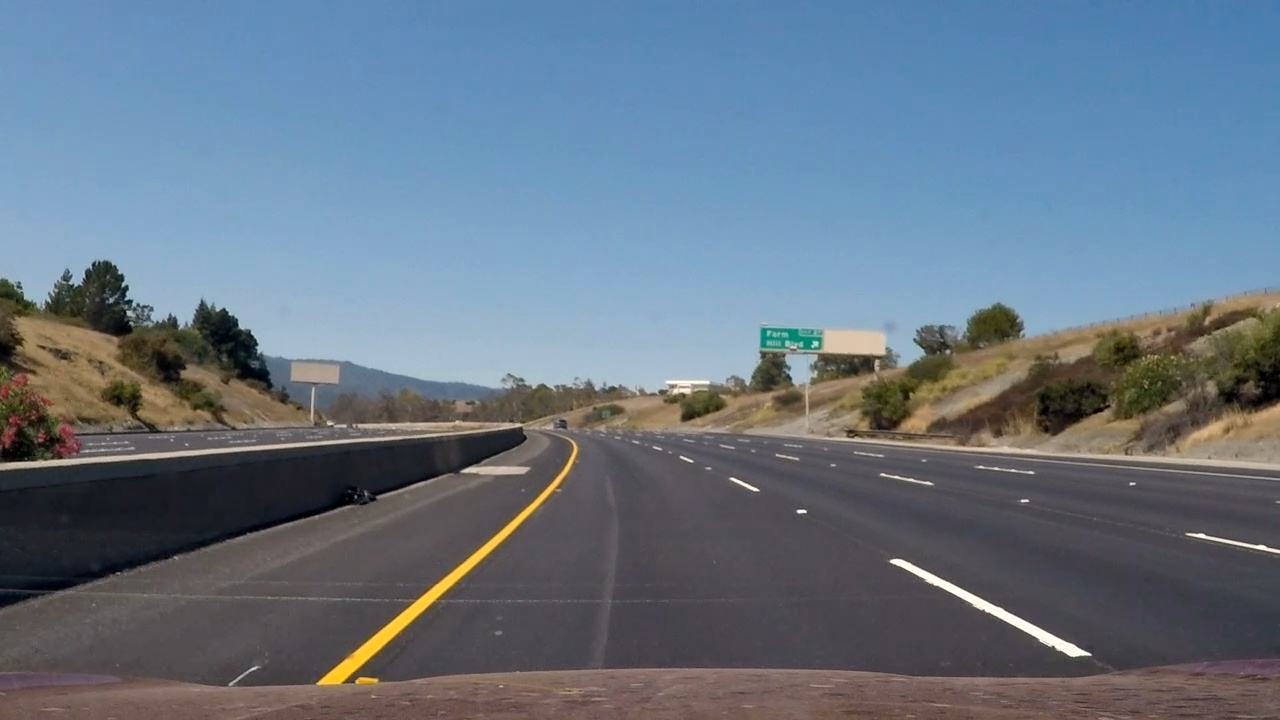
#> input picture test_images/prj_video_frame1.jpg, 1280 x 720 px
$ python -i flib.py   (imports and definitions only)   (older library calls are emulated)
#> lines starting #> are read from the running program, lines starting #| are printed output that depends on the picture
# General system level packages
import sys
import os
import time
import glob
# For numerical and image processing
import numpy as np
import cv2
# For plotting
import matplotlib.pyplot as plt
import matplotlib.image as mpimg
# For image processing
from skimage.feature import hog
from scipy.ndimage.measurements import label
# For machine learning tasks such as standardization, splitting and linear SVM classification
from sklearn.preprocessing import StandardScaler
from sklearn.model_selection import train_test_split
from sklearn.svm import LinearSVC
# For processing video files
from moviepy.editor import VideoFileClip


# [9 lines left out: function draw_boxes, not called in this run]


def color_hist(img, nbins=32):
    # Computes the histogram of each color channel, concatenate them together and
    # return the data as features for classifier
    # Inputs: image and number of bins for the histogram

    # Compute the histogram of the color channels separately
    channel1_hist = np.histogram(img[:,:,0], bins=nbins)
    channel2_hist = np.histogram(img[:,:,1], bins=nbins)
    channel3_hist = np.histogram(img[:,:,2], bins=nbins)

    # Concatenate the histograms into a single feature vector
    hist_features = np.concatenate((channel1_hist[0], channel2_hist[0], channel3_hist[0]))

    # Histogram function returns a tuple of two arrays.
    # first element contains the counts in each of the bins
    # second element contains the bin edges (it is one element longer than first one)
    # Generate bin centers - we can prefer to use any channel
    bin_edges = channel1_hist[1]
    bin_centers = (bin_edges[1:] + bin_edges[0:len(bin_edges)-1])/2

    # Return the individual histograms, bin_centers and feature vector
    return hist_features, bin_centers, channel1_hist, channel2_hist, channel3_hist


def bin_spatial(img, size=(32, 32)):
    # Spatial binning of the image to do downsampling
    # Inputs: image and desired size
    # Output: Binned image features
    features = cv2.resize(img, size, interpolation=cv2.INTER_NEAREST).ravel()
    # Return the feature vector
    return features


def get_hog_features(img, orient, pix_per_cell, cell_per_block, vis=False, feature_vec=True):
    # Function that return HOG features
    # HOG is robust to variations in shape while keeping the signature distinct enough
    # It computes the gradient of the image and creates histograms based on the cells defined
    # Histograms are constructed based on the weighted count of gradient directions in each cell
    # Here weight is the magnitude of the gradient

    # The scikit-image hog() function takes in a single color channel or grayscaled image as input,
    # as well as various other parameters.
    # These parameters include orientations, pixels_per_cell and cells_per_block.
    # The number of orientations is specified as an integer, and represents the number of orientation
    #         bins that the gradient information will be split up into in the histogram.
    #         Typical values are between 6 and 12 bins.
    # The pixels_per_cell parameter specifies the cell size over which each gradient histogram is computed.
    #         This paramater is passed as a 2-tuple so you could have different cell sizes in x and y,
    #         but cells are commonlychosen to be square.
    # The cells_per_block parameter is also passed as a 2-tuple, and specifies the local area over which the
    #         histogram counts in a given cell will be normalized. Block normalization is not necessarily
    #         required, but generally leads to a more robust feature set.

    # When we specify feature_vec=True then we will get an the feature vectors calculated for the specified
    # parameters

    # Return two outputs if visualization is True
    if vis:
        features, hog_image = hog(img, orientations=orient,
                                  pixels_per_cell=(pix_per_cell, pix_per_cell),
                                  cells_per_block=(cell_per_block, cell_per_block),
                                  transform_sqrt=False,
                                  visualise=vis, feature_vector=feature_vec)
        return features, hog_image
    # Return only features when visualization is False
    else:
        features = hog(img, orientations=orient,
                       pixels_per_cell=(pix_per_cell, pix_per_cell),
                       cells_per_block=(cell_per_block, cell_per_block),
                       transform_sqrt=False,
                       visualise=vis, feature_vector=feature_vec)
        return features


def cs_convert_from_rgb(img, color_space='RGB'):
    # Function that converts RGB image to a desired color space
    # Options are HSV, LUV, HLS, YUV and YCrCb
    if color_space != 'RGB':
        if color_space == 'HSV':
            new_image = cv2.cvtColor(img, cv2.COLOR_RGB2HSV)
        elif color_space == 'LUV':
            new_image = cv2.cvtColor(img, cv2.COLOR_RGB2LUV)
        elif color_space == 'HLS':
            new_image = cv2.cvtColor(img, cv2.COLOR_RGB2HLS)
        elif color_space == 'YUV':
            new_image = cv2.cvtColor(img, cv2.COLOR_RGB2YUV)
        elif color_space == 'YCrCb':
            new_image = cv2.cvtColor(img, cv2.COLOR_RGB2YCrCb)
    else:
        new_image = np.copy(img)
    return new_image


# [54 lines left out: function extract_features, not called in this run]


def single_img_features(img, color_space='RGB', spatial_size=(32, 32), hist_bins=32,
                        orient=9, pix_per_cell=8, cell_per_block=2, hog_channel=0,
                        spatial_feat=True, hist_feat=True, hog_feat=True, vis=False):
    # This function is same as the extract_features function but does the process for a single image
    # The image input is an image instead of list of image paths
    # This function will be used for windows that we extract from single images to classify if there is
    # a car in the window or not

    # Create a list to append feature vectors to
    img_features = []

    # apply color conversion if other than 'RGB'
    feature_image = cs_convert_from_rgb(img, color_space)

    if spatial_feat == True:
        # Get binned spatial features and update file_feature list
        spatial_features = bin_spatial(feature_image, size=spatial_size)
        img_features.append(spatial_features)

    if hist_feat == True:
        # Get color histogram featueres and update file_feature list
        hist_features, _, _, _, _ = color_hist(feature_image, nbins=hist_bins)
        img_features.append(hist_features)

    if hog_feat == True:
        # Get HOG features for desired channels and update file_feature list
        if hog_channel == 'ALL':
            hog_features = []
            for channel in range(feature_image.shape[2]):
                hog_features.append(get_hog_features(feature_image[:,:,channel],
                                                     orient, pix_per_cell, cell_per_block,
                                                     vis=False, feature_vec=True))
            hog_features = np.ravel(hog_features)
        else:
            if vis == True:
                hog_features, hog_image = get_hog_features(feature_image[:,:,hog_channel], orient,
                                                           pix_per_cell, cell_per_block,
                                                           vis=True, feature_vec=True)
            else:
                hog_features = get_hog_features(feature_image[:,:,hog_channel], orient,
                                                pix_per_cell, cell_per_block,
                                                vis=False, feature_vec=True)
        img_features.append(hog_features)

    # Return list of feature vectors
    if vis == True:
        return np.concatenate(img_features), hog_image
    else:
        return np.concatenate(img_features)


# [302 lines left out: functions slide_window, search_windows, find_cars, apply_threshold, draw_labeled_bboxes, visualize and 2 more, not called in this run]

>>> import cv2
>>> picture = cv2.cvtColor(cv2.imread('test_images/prj_video_frame1.jpg'), cv2.COLOR_BGR2RGB)
>>> result = single_img_features(picture)
#> in bin_spatial, `features = cv2.resize(img, size, interpolation=cv2.INTER_NEAREST).rave..`: features = 3072 values, max 255 at index 2247, min 0 at index 2139, mean 118
#> in single_img_features, `spatial_features = bin_spatial(feature_image, size=spatial_size)`: spatial_features has the same summary as features in bin_spatial
#> in color_hist, `hist_features = np.concatenate((channel1_hist[0], channel2_hist[0], ch..`: hist_features = 96 values, max 143702 at index 87, min 135 at index 95, mean 28800
#> in color_hist, `bin_edges = channel1_hist[1]`: bin_edges = 33 values from 0 to 255
#> in color_hist, `bin_centers = (bin_edges[1:] + bin_edges[0:len(bin_edges)-1])/2`: bin_centers = 32 values from 3.98 to 251
#> in get_hog_features, `features = hog(img, orientations=orient, pixels_per_cell=(pix_per_cell..`:
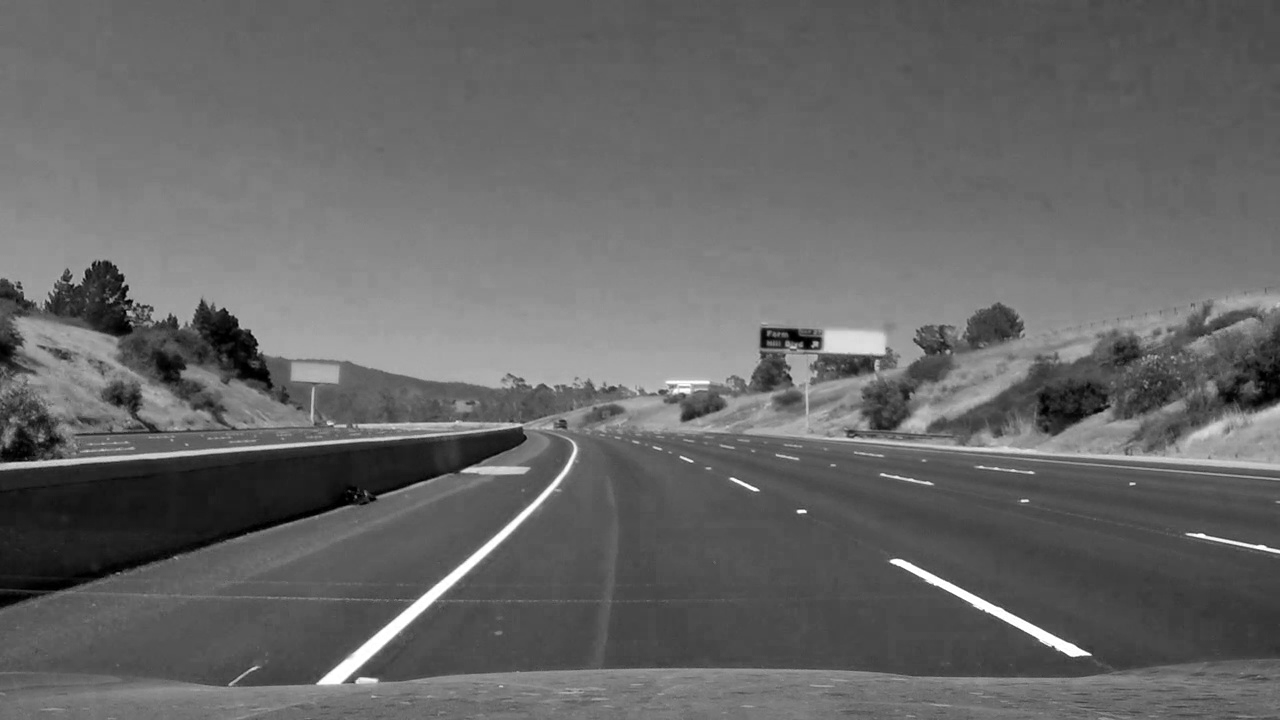
#> img: shape (720, 1280); min 0, max 255, mean 102.4

$ run again, on test_images/prj_video_frame1001.jpg
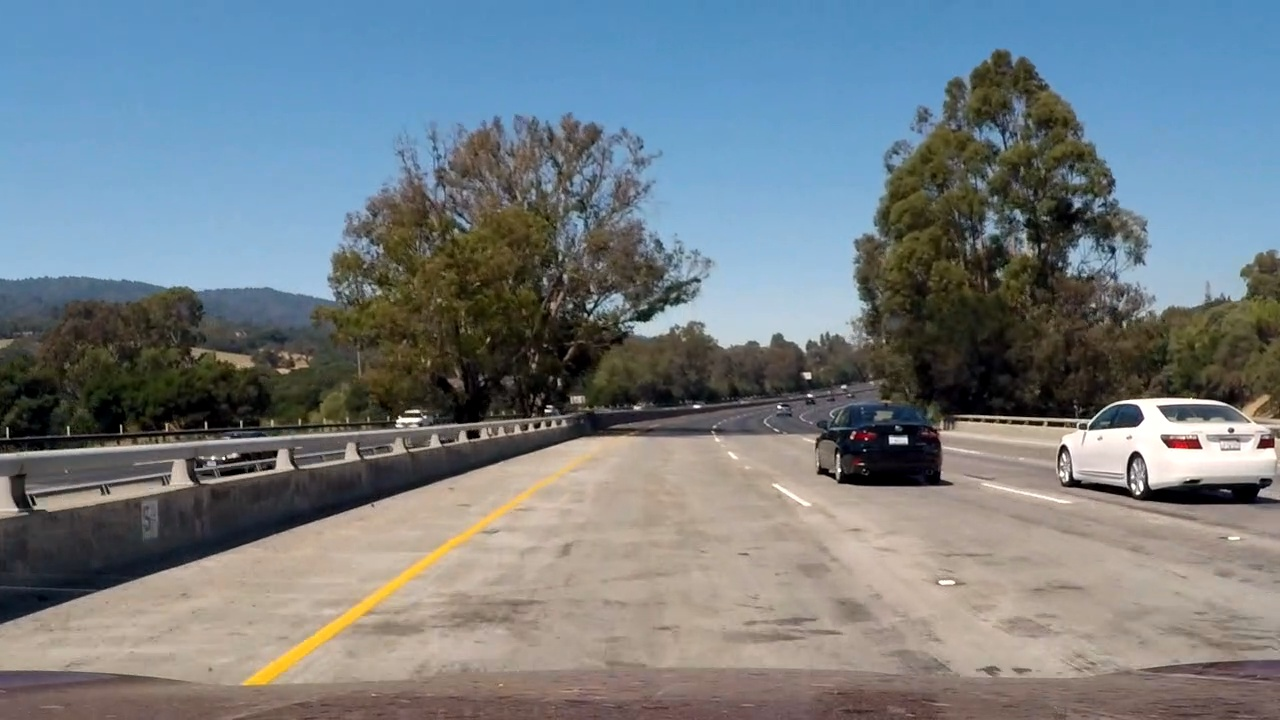
#> input picture test_images/prj_video_frame1001.jpg, 1280 x 720 px
#> features = 3072 values, max 255 at index 1911, min 0 at index 1319, mean 124.6
#> spatial_features has the same summary as features in bin_spatial
#> in color_hist, `hist_features = np.concatenate((channel1_hist[0], channel2_hist[0], ch..`: hist_features = 96 values, max 97970 at index 52, min 912 at index 59, mean 28800
#> bin_edges = 33 values from 0 to 255
#> bin_centers = 32 values from 3.98 to 251
#> in get_hog_features, `features = hog(img, orientations=orient, pixels_per_cell=(pix_per_cell..`:
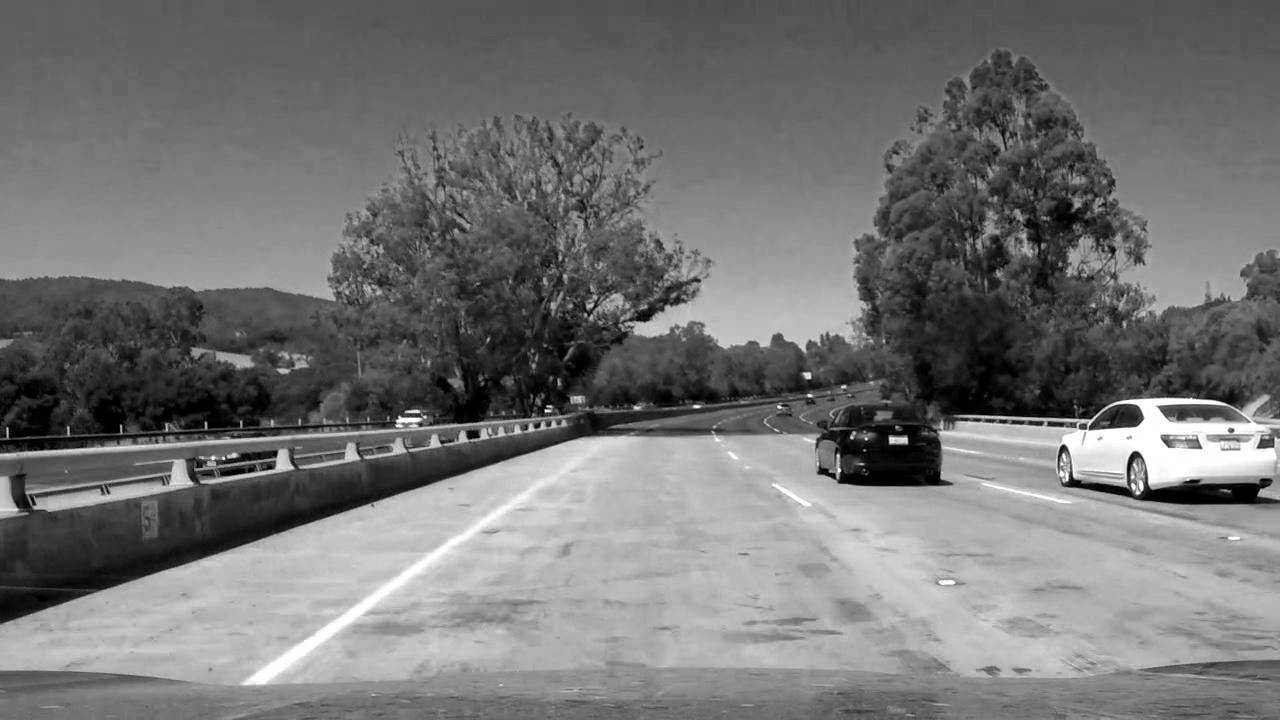
#> img: shape (720, 1280); min 0, max 255, mean 116

$ run again, on test_images/prj_video_frame101.jpg
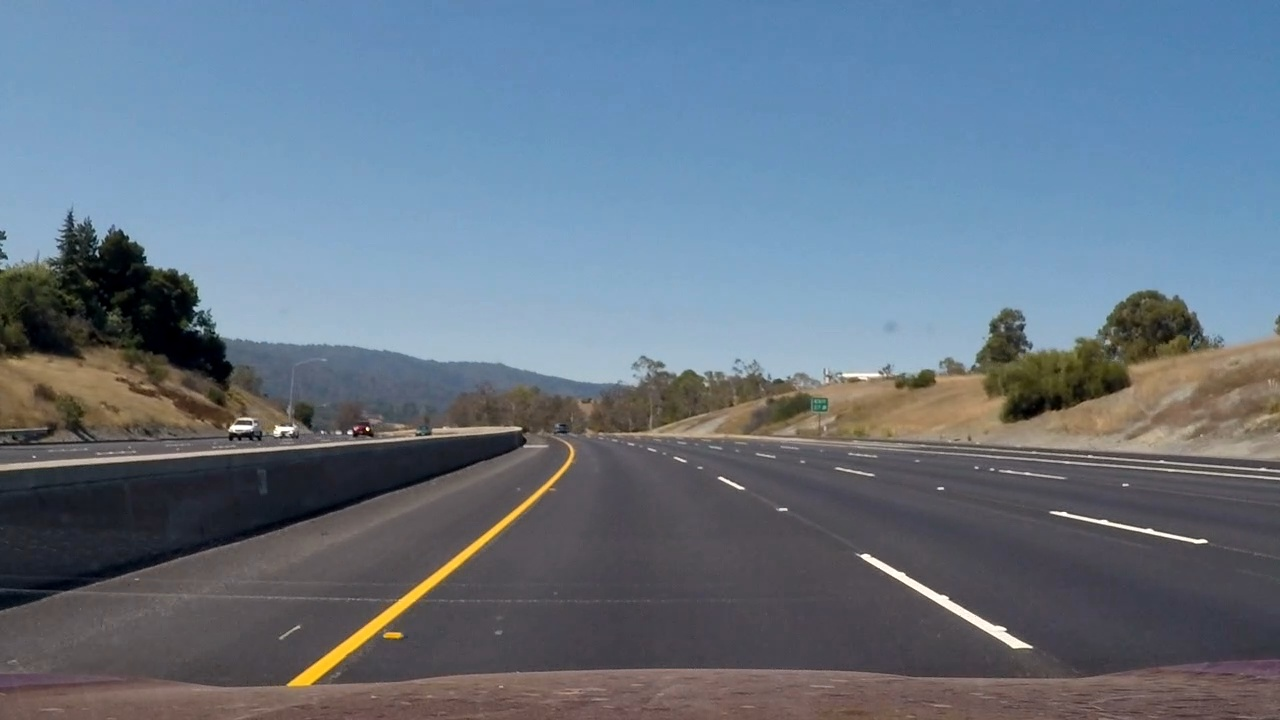
#> input picture test_images/prj_video_frame101.jpg, 1280 x 720 px
#> features = 3072 values, max 255 at index 1842, min 0 at index 1260, mean 118.4
#> spatial_features has the same summary as features in bin_spatial
#> in color_hist, `hist_features = np.concatenate((channel1_hist[0], channel2_hist[0], ch..`: hist_features = 96 values, max 151585 at index 87, min 131 at index 60, mean 28800
#> bin_edges = 33 values from 0 to 255
#> bin_centers = 32 values from 3.98 to 251
#> in get_hog_features, `features = hog(img, orientations=orient, pixels_per_cell=(pix_per_cell..`:
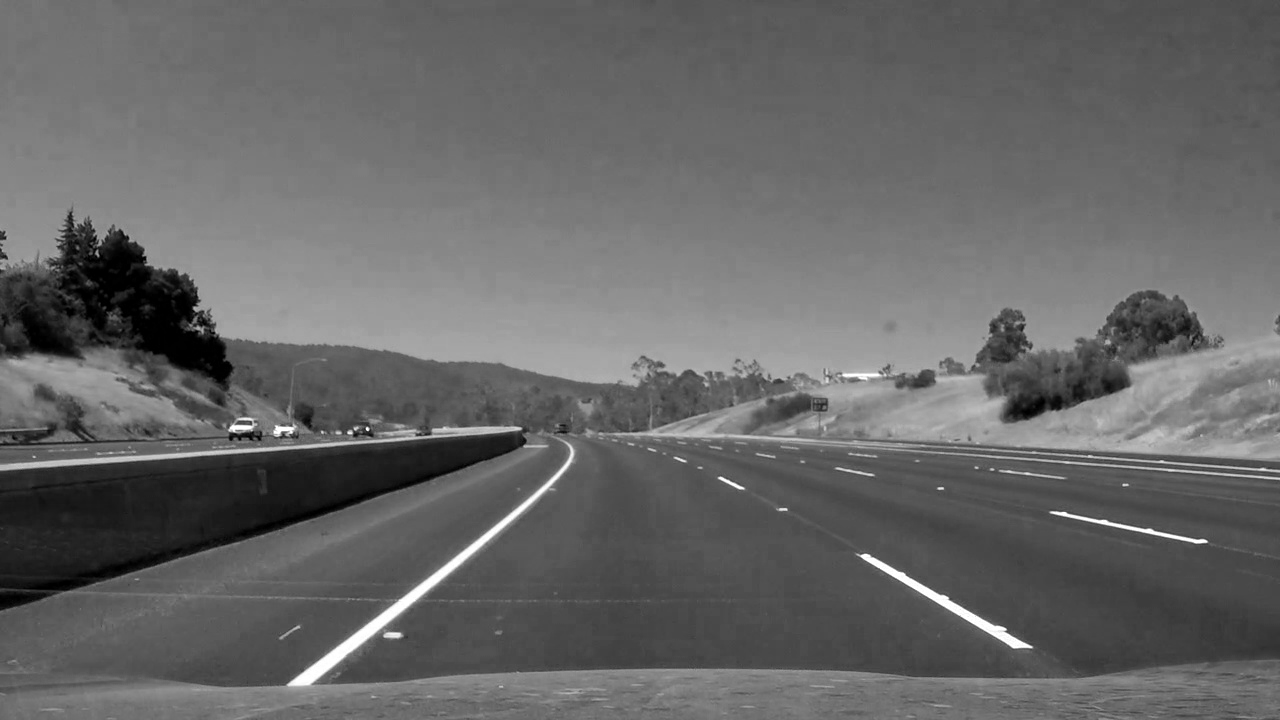
#> img: shape (720, 1280); min 0, max 255, mean 102.5
